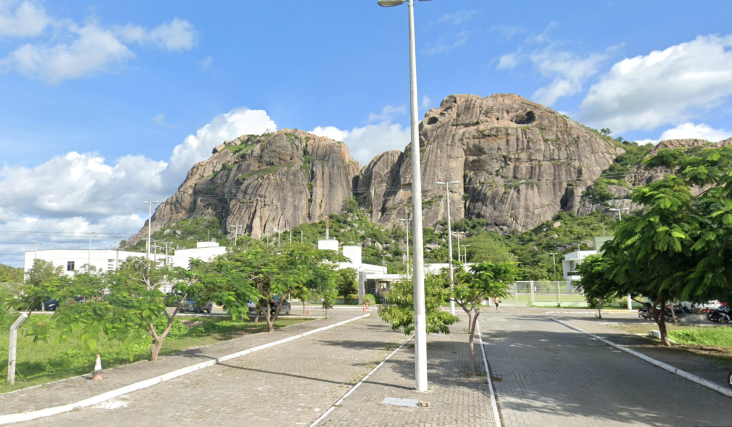
#> input picture lab04 - homografia/imagens/campus_quixada1.png, 1463 x 853 px (shown at 1/2 size)
$ python homography.py
#> lines starting #> are read from the running program, lines starting #| are printed output that depends on the picture
import cv2
import numpy as np
import matplotlib.pyplot as plt
from random import randrange

image1 = cv2.imread("imagens/campus_quixada1.png")
#> image1 is the input picture: shape (853, 1463, 3); mean B, G, R 161.1, 161.2, 145.3
image2 = cv2.imread("imagens/campus_quixada2.png")
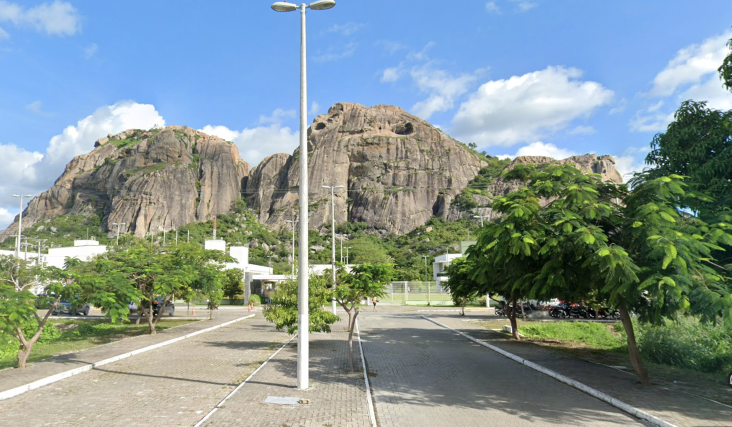
#> input picture lab04 - homografia/imagens/campus_quixada2.png, 1463 x 853 px (shown at 1/2 size)
#> image2 is the input picture: shape (853, 1463, 3); mean B, G, R 149.3, 149.5, 132.2


#reduz o tamanho das imagens para melhor visualização
h1 = image1.shape[0]
#> h1 = 853
w1 = image1.shape[1]
#> w1 = 1463
image1 = cv2.resize(image1, (int(w1*0.5), int(h1*0.5)))
#> image1: shape (426, 731, 3)

h2 = image2.shape[0]
#> h2 = 853
w2 = image2.shape[1]
#> w2 = 1463
image2 = cv2.resize(image2, (int(w2*0.5), int(h2*0.5)) )
#> image2: shape (426, 731, 3)

img1 = cv2.cvtColor(image1, cv2.COLOR_BGR2GRAY)
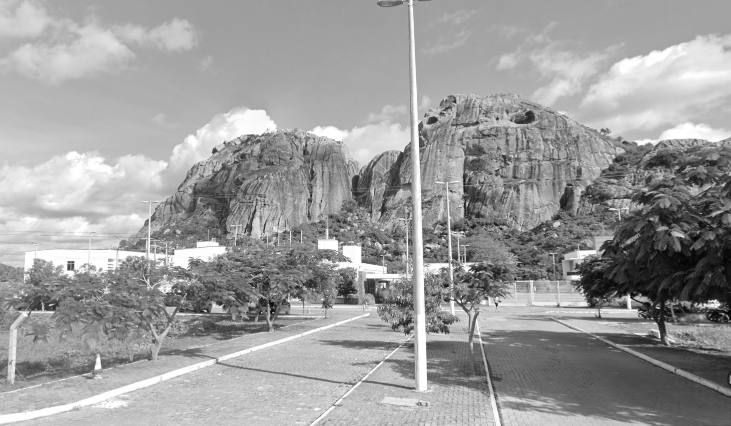
#> img1: shape (426, 731); min 3, max 255, mean 156.3
img2 = cv2.cvtColor(image2, cv2.COLOR_BGR2GRAY)
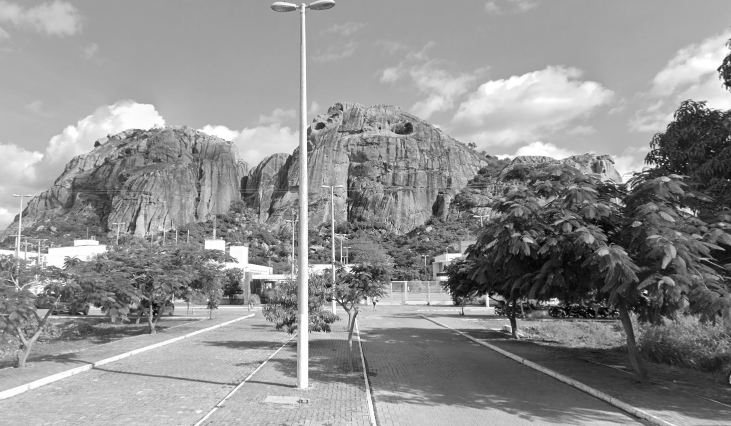
#> img2: shape (426, 731); min 2, max 255, mean 144.2

# find the keypoints and descriptors with SIFT
sift = cv2.SIFT_create()
kp1, des1 = sift.detectAndCompute(img1,None)
#> kp1 = 2806 keypoints; strongest (x, y, size): (715, 304, 6.9), (496, 304, 2), (577, 277, 4.2), (71, 266, 5.5)
kp2, des2 = sift.detectAndCompute(img2,None)
#> kp2 = 2875 keypoints; strongest (x, y, size): (555, 302, 5.7), (445, 278, 3.9), (624, 206, 1.9), (374, 303, 1.9)


bf = cv2.BFMatcher()

matches = bf.knnMatch(des1, des2, k=2)
#> matches = 2806 matches
# Apply ratio test
good = []
for m, n in matches:
    if m.distance < 0.75 * n.distance:
        good.append([m])
#> after the loop, good = 1403 matches


if len(good) >= 4:

    # Extrair localizações dos bons matches
    pts1 = []
    pts2 = []
    for m in good:
        pts1.append(kp1[m[0].queryIdx].pt)
        pts2.append(kp2[m[0].trainIdx].pt)
#> after the loop, pts1 = 1403 pairs, first value 36.42 to 726.7, second value 37.58 to 420.1; pts2 = 1403 pairs, first value 4.78 to 617.2, second value 67.01 to 419.1

    # matrix points
    points1 = np.float32(pts1).reshape(-1, 1, 2)
#> points1 = 1403 rows, first 8: [36.42, 261], [137.6, 239.5], [137.7, 274.5], [139, 254.2], [139.1, 281.7], [139.9, 324.7], [139.9, 324.7], [141.5, 346.5]
    points2 = np.float32(pts2).reshape(-1, 1, 2)
#> points2 = 1403 rows, first 8: [617.2, 264.4], [5.67, 236.5], [4.78, 274.3], [6.68, 252.3], [5.74, 282.3], [5.71, 329.2], [5.71, 329.2], [6.75, 353.1]

    # Encontrar homografia usando RANSAC
    transformation_matrix, inliers = cv2.findHomography(points1, points2, cv2.RANSAC)
#> transformation_matrix = [[1.26, -0.0346, -159.6], [0.127, 1.15, -43.53], [0.000452, -7.37e-06, 1]]; inliers = 1403 values, max 1 at index 1, min 0 at index 0, mean 0.996

    print(transformation_matrix)
#| [[ 1.26395803e+00 -3.45736913e-02 -1.59645454e+02]
#|  [ 1.27264265e-01  1.15471436e+00 -4.35268974e+01]
#|  [ 4.52294026e-04 -7.37457448e-06  1.00000000e+00]]
    print(inliers)
#> (printed output is left out)
else:
    raise AssertionError("No enough keypoints.")


##################################
# Obter dimensões das duas imagens
# height1, width1 = img1.shape[:2]
# height2, width2 = img2.shape[:2]
# # Calcula a transformação de toda a imagem1
# img1_transformed = cv2.warpPerspective(image1, transformation_matrix, (width2, height2))
#
# # Criar uma imagem de saída grande o suficiente para segurar ambas as imagens
# height = max(height1, height2)
# width = width1 + width2
# output_image = np.zeros((height, width, 3), dtype=np.uint8)
#
# # Posicionar a imagem transformada na imagem de saída
# output_image[0:height2, 0:width2] = img1_transformed
#
# # Posicionar img2 na primeira metade da imagem de saída
# output_image[0:height2, 0:width2] = image2
#
#
#
# # Exibir a imagem combinada
# cv2.imshow("Imagem Combinada", output_image)
# cv2.waitKey(0)
# cv2.destroyAllWindows()

#############################333
height, width = img2.shape
#> height = 426; width = 731
img1_transformed = cv2.warpPerspective(image1, transformation_matrix, (width, height))

# Criar uma imagem para mostrar a combinação
combined_img = cv2.addWeighted(img1_transformed, 0.5, image2, 0.5, 0)
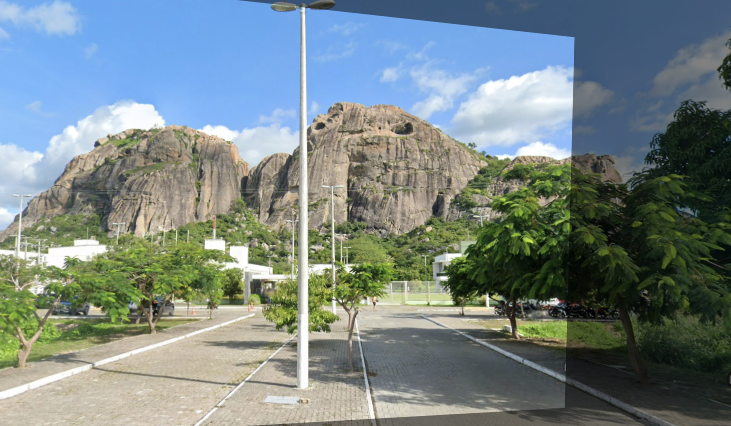
#> combined_img: shape (426, 731, 3); mean B, G, R 133.2, 133.5, 119.4


# Mostrar a imagem combinada
cv2.imshow("Imagem Combinada", combined_img)
cv2.waitKey(0)
cv2.destroyAllWindows()


################################################3
height1, width1 = img1.shape[:2]
#> height1 = 426; width1 = 731
height2, width2 = img2.shape[:2]
#> height2 = 426; width2 = 731


img1_transformed = cv2.warpPerspective(image1, transformation_matrix, (width1+width2, height1+height2))
#> img1_transformed: shape (852, 1462, 3)
img1_transformed[0:image2.shape[0], 0:image2.shape[1]] = image2
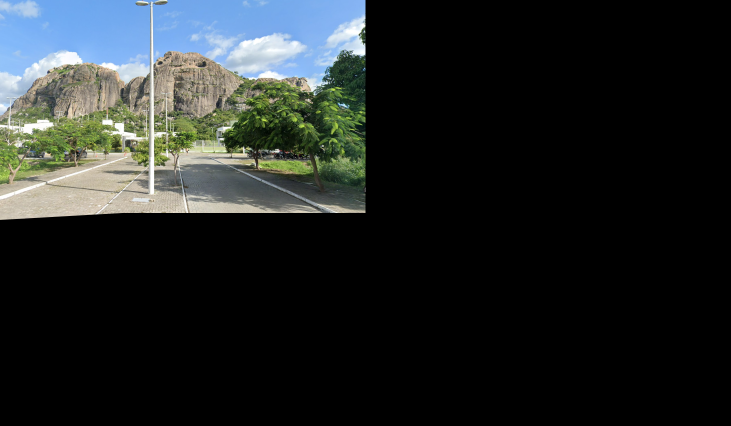
#> img1_transformed: shape (852, 1462, 3) (shown at 1/2 size); mean B, G, R 37.5, 37.6, 33.3


cv2.imshow("result", img1_transformed)
cv2.imshow("image1", image1)
cv2.imshow("image2", image2)
cv2.waitKey(0)
cv2.destroyAllWindows()


##########################
height1, width1 = img1.shape[:2]
height2, width2 = img2.shape[:2]
transformation_matrix = transformation_matrix.astype(np.float32)

# Transformar os cantos de img1 para ver onde eles acabam em img2
corners_img1 = np.float32([[0, 0], [0, height1], [width1, height1], [width1, 0]]).reshape(-1, 1, 2)
#> corners_img1 = [[0, 0], [0, 426], [731, 426], [731, 0]]
transformed_corners_img1 = cv2.perspectiveTransform(corners_img1, transformation_matrix)
#> transformed_corners_img1 = [[-159.6, -43.53], [-174.9, 449.8], [564.7, 407.8], [574.4, 37.2]]

# Encontrar os limites da nova imagem combinada
all_corners = np.concatenate((transformed_corners_img1, np.float32([[0, 0], [0, height2], [width2, height2], [width2, 0]]).reshape(-1, 1, 2)), axis=0)
#> all_corners = [[-159.6, -43.53], [-174.9, 449.8], [564.7, 407.8], [574.4, 37.2], [0, 0], [0, 426], [731, 426], [731, 0]]
min_x = min(int(np.min(all_corners[:,:,0])), 0)
#> min_x = -174
min_y = min(int(np.min(all_corners[:,:,1])), 0)
#> min_y = -43
max_x = max(int(np.max(all_corners[:,:,0])), width2)
#> max_x = 731
max_y = max(int(np.max(all_corners[:,:,1])), height2)
#> max_y = 449

# Translação para compensar as coordenadas negativas
# trans_mat = np.array([[1, 0, -min_x], [0, 1, -min_y], [0, 0, 1]])
trans_mat = np.array([[1, 0, -min_x], [0, 1, -min_y], [0, 0, 1]], dtype=np.float32)
#> trans_mat = [[1, 0, 174], [0, 1, 43], [0, 0, 1]]


# Aplicar homografia com a compensação de translação
img_output_size = (max_x - min_x, max_y - min_y)
#> img_output_size = (905, 492)
img1_transformed = cv2.warpPerspective(image1, trans_mat.dot(transformation_matrix), img_output_size)
#> img1_transformed: shape (492, 905, 3)
img2_transformed = cv2.warpPerspective(image2, trans_mat, img_output_size)
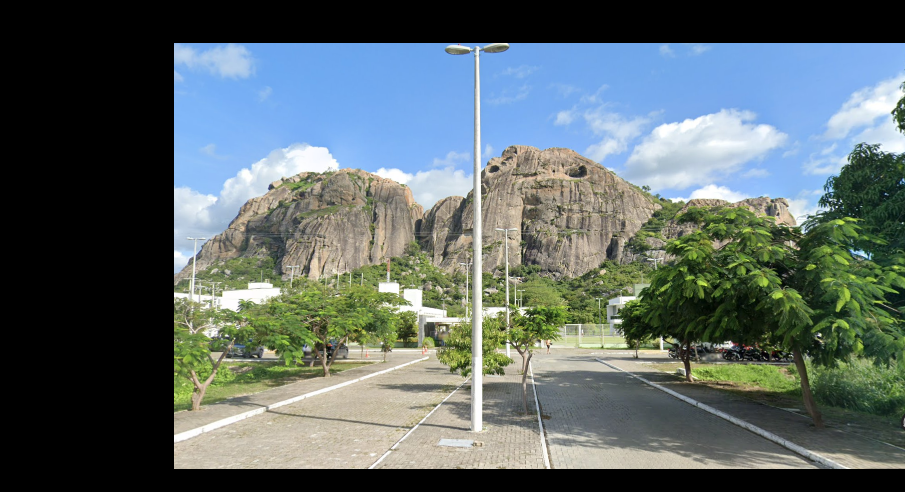
#> img2_transformed: shape (492, 905, 3); mean B, G, R 104.3, 104.5, 92.4

# Posicionar img2 na nova imagem de saída ajustada
output_image = np.zeros((max_y - min_y, max_x - min_x, 3), dtype=image1.dtype)
output_image[-min_y:height2-min_y, -min_x:width2-min_x] = image2

# Mesclar img1_transformed sobre a nova área de img2
output_image = np.where(img1_transformed.sum(axis=-1, keepdims=True)!=0, img1_transformed, output_image)
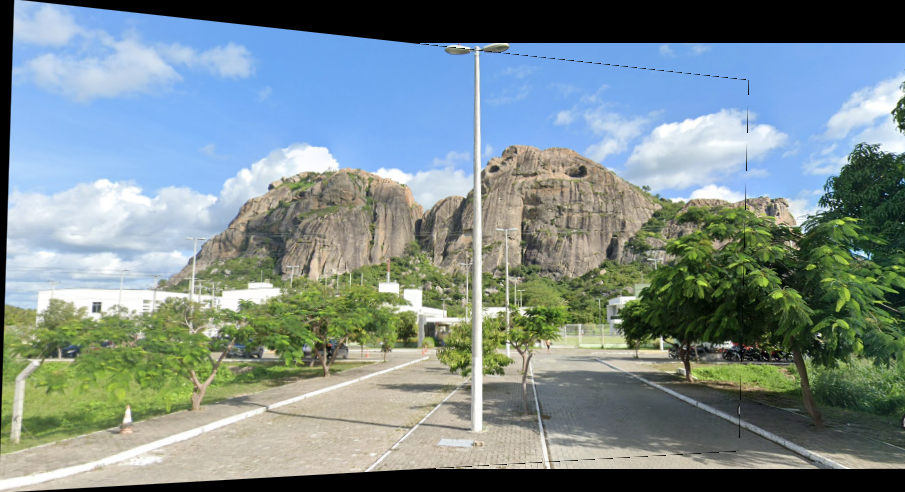
#> output_image: shape (492, 905, 3); mean B, G, R 141.2, 140.8, 124.4

# Exibir a imagem combinada
cv2.imshow("Imagem Combinada", output_image)
cv2.waitKey(0)
cv2.destroyAllWindows()
